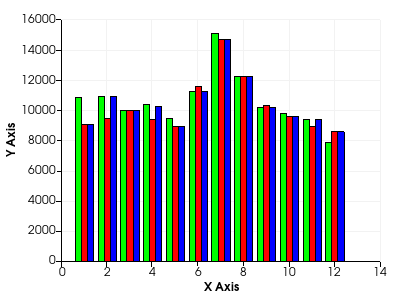

Reproduce this figure in Python.
#!/usr/bin/env python
# Demonstrate a bar graph with multiple data series using vtkChartXY.

import vtkmodules.vtkInteractionStyle  # noqa: F401
import vtkmodules.vtkRenderingContextOpenGL2  # noqa: F401
import vtkmodules.vtkRenderingOpenGL2  # noqa: F401

from vtkmodules.vtkChartsCore import vtkChartXY
from vtkmodules.vtkCommonCore import vtkIntArray
from vtkmodules.vtkCommonDataModel import vtkTable
from vtkmodules.vtkRenderingContext2D import vtkContextActor
from vtkmodules.vtkRenderingCore import (
    vtkRenderWindow,
    vtkRenderWindowInteractor,
    vtkRenderer,
)

# Monthly circulation data.
data_2008 = [10822, 10941, 9979, 10370, 9460, 11228, 15093, 12231, 10160, 9816, 9384, 7892]
data_2009 = [9058, 9474, 9979, 9408, 8900, 11569, 14688, 12231, 10294, 9585, 8957, 8590]
data_2010 = [9058, 10941, 9979, 10270, 8900, 11228, 14688, 12231, 10160, 9585, 9384, 8590]

# Create a table with some points in it.
table = vtkTable()

arr_month = vtkIntArray()
arr_month.SetName("Month")
table.AddColumn(arr_month)

arr_2008 = vtkIntArray()
arr_2008.SetName("2008")
table.AddColumn(arr_2008)

arr_2009 = vtkIntArray()
arr_2009.SetName("2009")
table.AddColumn(arr_2009)

arr_2010 = vtkIntArray()
arr_2010.SetName("2010")
table.AddColumn(arr_2010)

table.SetNumberOfRows(12)
for i in range(12):
    table.SetValue(i, 0, i + 1)
    table.SetValue(i, 1, data_2008[i])
    table.SetValue(i, 2, data_2009[i])
    table.SetValue(i, 3, data_2010[i])

# Set up a chart.
chart = vtkChartXY()

# Add multiple bar plots.
plot = chart.AddPlot(vtkChartXY.BAR)
plot.SetInputData(table, 0, 1)
plot.SetColor(0, 255, 0, 255)

plot = chart.AddPlot(vtkChartXY.BAR)
plot.SetInputData(table, 0, 2)
plot.SetColor(255, 0, 0, 255)

plot = chart.AddPlot(vtkChartXY.BAR)
plot.SetInputData(table, 0, 3)
plot.SetColor(0, 0, 255, 255)

# Context actor and scene wiring.
context_actor = vtkContextActor()
context_actor.GetScene().AddItem(chart)

# Renderer
renderer = vtkRenderer()
renderer.SetBackground(1.0, 1.0, 1.0)
context_actor.GetScene().SetRenderer(renderer)
renderer.AddActor(context_actor)

# Window
render_window = vtkRenderWindow()
render_window.SetSize(400, 300)
render_window.SetMultiSamples(0)
render_window.AddRenderer(renderer)
render_window.SetWindowName("bar graph")

# Interactor
interactor = vtkRenderWindowInteractor()
interactor.SetRenderWindow(render_window)

interactor.Initialize()
interactor.Start()
